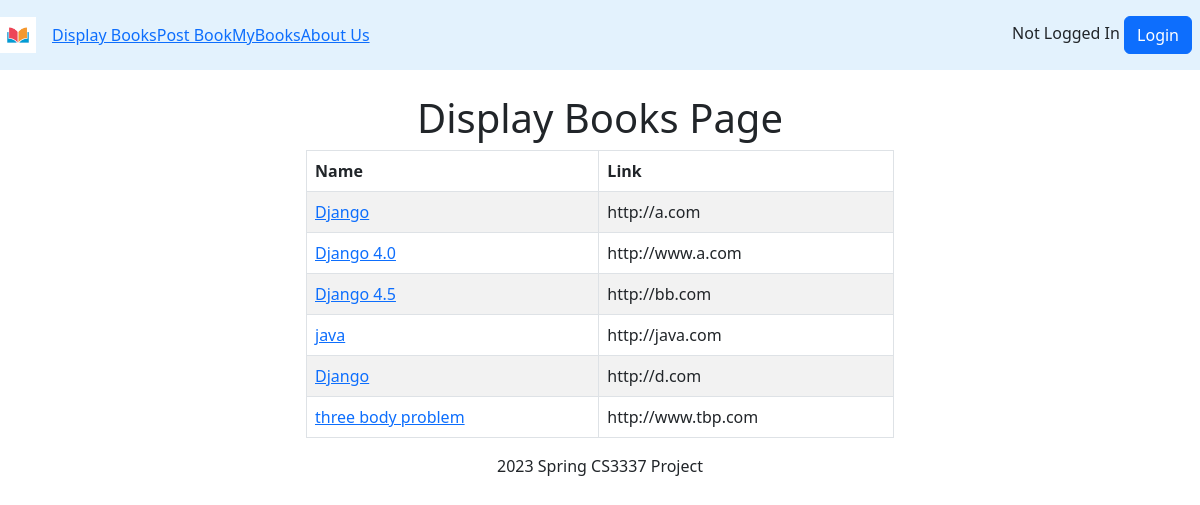
Page /displaybooks on the committed database.
### bookMng/models.py (models this page shows, shortened)
class MainMenu(models.Model):
    item = models.CharField(max_length=200, unique=True)
    link = models.CharField(max_length=500, unique=True)

class Book(models.Model):
    name = models.CharField(max_length=200)
    web = models.URLField(max_length=200)
    price = models.DecimalField(decimal_places=2, max_digits=8)
    publishdate = models.DateField(auto_now=True)
    picture = models.FileField(upload_to='bookEx/static/uploads')
    pic_path = models.CharField(max_length=300, editable=False, blank=True)
    username = models.ForeignKey(User, blank=True, null=True, on_delete=models.CASCADE)
    favorites = models.ManyToManyField(User, related_name='favorite', default=None, blank=True)

### bookMng/views.py (the view)
# urls.py: path('displaybooks', views.displaybooks, name='displaybooks'),
def displaybooks(request):
    books = Book.objects.all()
    return render(request,
                  'bookMng/displaybooks.html',
                  {
                      'item_list': MainMenu.objects.all(),
                      'books': books
                  }
                  )

### bookEx/templates/bookMng/displaybooks.html (shortened to what this page needs)
{% extends "base.html" %}
{% block sidenav %}
    {% for item in item_list %}
      <li>
          <a href="{{ item.link }}"> {{ item.item }} </a>
      </li>
    {% endfor %}
{% endblock sidenav %}
{% block content %}
    <h1 align="center"> Display Books Page </h1>
    <div class = "container col-lg-6">
        <div class = "row align-items-center">
            <table class = "table table-bordered table-striped">
                <thead class="thead-dark">
                    <tr>
                      <th scope="col">Name</th>
                      <th scope="col">Link</th>
                    </tr>
                </thead>
                {% for book in books %}
                    <tr>
                      <td>
                         <a href="book_detail/{{ book.id }}"> {{ book.name }} </a>
                      </td>
                      <td>
                         {{ book.web }}
                      </td>
                    </tr>
                {% endfor %}
            </table>
        </div>
    </div>
{% endblock content %}

### rows in the picture
MainMenu: item "Display Books"
MainMenu: item "Post Book"
MainMenu: item "MyBooks"
MainMenu: item "About Us"
Book: name "Django", web "http://a.com"
Book: name "Django 4.0", web "http://www.a.com"
Book: name "Django 4.5", web "http://bb.com"
Book: name "java", web "http://java.com"
Book: name "Django", web "http://d.com"
Book: name "three body problem", web "http://www.tbp.com"
